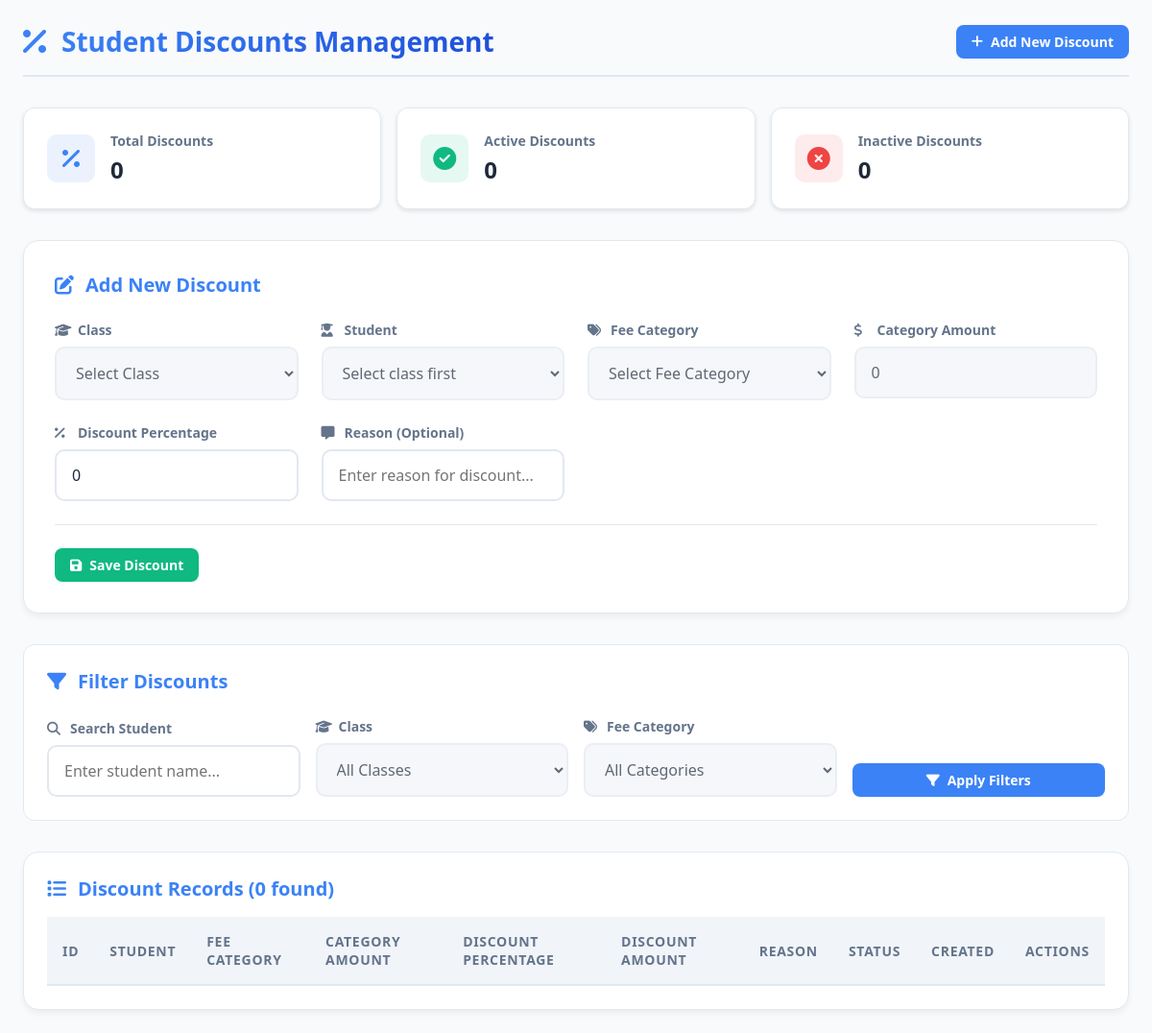
Page /views/admin/fees/student_discount.php (signed in) on the committed database.
### tables this page shows
CREATE TABLE `app_settings` (
  `id` int(11) NOT NULL,
  `app_name` varchar(150) DEFAULT 'Admin Panel',
  `logo_path` varchar(255) DEFAULT NULL,
  `show_type` enum('text','logo') DEFAULT 'text',
  `updated_at` timestamp NOT NULL DEFAULT current_timestamp() ON UPDATE current_timestamp(),
  `language_id` int(11) DEFAULT 1
);

### views/admin/fees/student_discount.php (the view, shortened to what this page needs)
<?php
require_once __DIR__ . '/../../../config/db.php';
$settings = $conn->query("SELECT language_id FROM app_settings ORDER BY id DESC LIMIT 1")->fetch_assoc();
$currentLangId = $settings['language_id'] ?? 1;
function t($key, $replacements = []) {
    global $translations, $currentLangId;
    $text = $translations[$currentLangId][$key] ?? $key;
    return $text;
}
$edit_id = 0;
$search = $_GET['search'] ?? '';
$discountsSql = "
SELECT sd.id, s.id AS student_id, s.name AS student_name, cs.class_id,
       fc.id AS fee_category_id, fc.name AS fee_category_name,
       sd.discount_percentage, sd.discount_amount, sd.reason, sd.active, sd.created_at,
       sf.amount AS category_amount
FROM student_discounts sd
JOIN students s ON s.id = sd.student_id
JOIN class_students cs ON cs.student_id = s.id
JOIN classes c ON c.id = cs.class_id
JOIN fee_categories fc ON fc.id = sd.fee_category_id
LEFT JOIN section_fees sf ON sf.fee_category_id = fc.id AND sf.section_id = c.section_id
WHERE 1
";
$totalRes = $conn->query($discountsSql);
$totalRows = $totalRes->num_rows;
?>
<!DOCTYPE html>
<html lang="<?= $currentLangId == 2 ? 'ar' : 'en' ?>"
      dir="<?= $currentLangId == 2 ? 'rtl' : 'ltr' ?>">
<head>
    <link rel="stylesheet" href="https://cdnjs.cloudflare.com/ajax/libs/font-awesome/6.4.0/css/all.min.css">
</head>
<body>
    <div class="container">
        <div class="header">
            <div class="header-title">
                <i class="fas fa-percentage"></i>
                <h1><?= t('page_title') ?></h1>
            </div>
            <div class="header-actions">
                <button class="btn btn-primary" onclick="window.scrollTo({top:0,behavior:'smooth'})">
                    <i class="fas fa-plus"></i> <?= t('add_new_discount') ?>
                </button>
            </div>
        </div>
        <div class="stats-cards">
            <?php
            $totalDiscounts = $conn->query("SELECT COUNT(*) as total FROM student_discounts")->fetch_assoc()['total'];
            $activeDiscounts = $conn->query("SELECT COUNT(*) as active FROM student_discounts WHERE active = 1")->fetch_assoc()['active'];
            $inactiveDiscounts = $totalDiscounts - $activeDiscounts;
            ?>
            <div class="stat-card fade-in">
                <div class="stat-icon total">
                    <i class="fas fa-percentage"></i>
                </div>
                <div class="stat-content">
                    <h3><?= t('total_discounts') ?></h3>
                    <div class="value"><?= $totalDiscounts ?></div>
                </div>
            </div>
            <div class="stat-card fade-in">
                <div class="stat-icon active">
                    <i class="fas fa-check-circle"></i>
                </div>
                <div class="stat-content">
                    <h3><?= t('active_discounts') ?></h3>
                    <div class="value"><?= $activeDiscounts ?></div>
                </div>
            </div>
            <div class="stat-card fade-in">
                <div class="stat-icon inactive">
                    <i class="fas fa-times-circle"></i>
                </div>
                <div class="stat-content">
                    <h3><?= t('inactive_discounts') ?></h3>
                    <div class="value"><?= $inactiveDiscounts ?></div>
                </div>
            </div>
        </div>
        <div class="form-section fade-in">
            <div class="section-title">
                <i class="fas fa-edit"></i>
                <span><?= $edit_id ? t('edit_discount') : t('add_new_discount_form') ?></span>
            </div>
            <form method="POST" id="discountForm">
                <div class="form-grid">
                    <div class="form-group">
                        <label for="class_id"><i class="fas fa-graduation-cap"></i> <?= t('class') ?></label>
                        <select name="class_id" id="class_id" class="form-control" onchange="updateStudentDropdown()" required>
                            <option value=""><?= t('select_class') ?></option>
                        </select>
                    </div>
                    <div class="form-group">
                        <label for="student_id"><i class="fas fa-user-graduate"></i> <?= t('student') ?></label>
                        <select name="student_id" id="student_id" class="form-control" required>
                            <option value=""><?= t('select_class_first') ?></option>
                        </select>
                    </div>
                    <div class="form-group">
                        <label for="fee_category_id"><i class="fas fa-tags"></i> <?= t('fee_category') ?></label>
                        <select name="fee_category_id" id="fee_category_id" class="form-control" onchange="updateCategoryAmount()" required>
                            <option value=""><?= t('select_fee_category') ?></option>
                        </select>
                    </div>
                    <div class="form-group">
                        <label for="category_amount"><i class="fas fa-dollar-sign"></i> <?= t('category_amount') ?></label>
                        <input type="text" id="category_amount" class="form-control" readonly value="0">
                    </div>
                    <div class="form-group">
                        <label for="discount_percentage"><i class="fas fa-percent"></i> <?= t('discount_percentage') ?></label>
                        <input type="number" step="0.01" name="discount_percentage" id="discount_percentage"
                               class="form-control" value="0" min="0" max="100" required>
                    </div>
                    <div class="form-group">
                        <label for="reason"><i class="fas fa-comment-alt"></i> <?= t('reason_optional') ?></label>
                        <input type="text" name="reason" id="reason" class="form-control"
                               placeholder="<?= t('reason_placeholder') ?>">
                    </div>
                </div>
                <div class="form-actions">
                    <button type="submit" class="btn btn-success">
                        <i class="fas fa-save"></i> <?= $edit_id ? t('update_discount') : t('save_discount') ?>
                    </button>
                </div>
            </form>
        </div>
        <div class="filter-section fade-in">
            <div class="section-title">
                <i class="fas fa-filter"></i>
                <span><?= t('filter_discounts') ?></span>
            </div>
            <form method="get" class="filter-grid">
                <div class="form-group">
                    <label for="search"><i class="fas fa-search"></i> <?= t('search_student') ?></label>
                    <input type="text" name="search" id="search" class="form-control"
                           placeholder="<?= t('search_placeholder') ?>" value="<?= htmlspecialchars($search) ?>">
                </div>
                <div class="form-group">
                    <label for="class"><i class="fas fa-graduation-cap"></i> <?= t('class') ?></label>
                    <select name="class" id="class" class="form-control">
                        <option value=""><?= t('all_classes') ?></option>
                    </select>
                </div>
                <div class="form-group">
                    <label for="category"><i class="fas fa-tags"></i> <?= t('fee_category') ?></label>
                    <select name="category" id="category" class="form-control">
                        <option value=""><?= t('all_categories') ?></option>
                    </select>
                </div>
                <div class="form-group">
                    <button type="submit" class="btn btn-primary">
                        <i class="fas fa-filter"></i> <?= t('apply_filters') ?>
                    </button>
                </div>
            </form>
        </div>
        <div class="table-container fade-in">
            <div class="section-title" style="margin-bottom: 1rem;">
                <i class="fas fa-list"></i>
                <span><?= t('discount_records') ?> (<?= $totalRows ?> <?= t('found') ?>)</span>
            </div>
            <table>
                <thead>
                    <tr>
                        <th><?= t('id') ?></th>
                        <th><?= t('student_name') ?></th>
                        <th><?= t('fee_category_name') ?></th>
                        <th><?= t('category_amount') ?></th>
                        <th><?= t('discount_percentage') ?></th>
                        <th><?= t('discount_amount') ?></th>
                        <th><?= t('reason') ?></th>
                        <th><?= t('status') ?></th>
                        <th><?= t('created') ?></th>
                        <th><?= t('actions') ?></th>
                    </tr>
                </thead>
            </table>
        </div>
    </div>
</body>
</html>

### rows in the picture
app_settings: language "Add New Discount", language "Total Discounts", language "Active Discounts", language "Inactive Discounts", language "Class", class_id "Select Class", language "Student", student_id "Select class first", language "Fee Category", fee_category_id "Select Fee Category", language "Category Amount", language "Discount Percentage", language "Reason (Optional)", reason "Enter reason for discount...", language "Save Discount", language "Filter Discounts", language "Search Student", search "Enter student name...", class "All Classes", category "All Categories", language "Apply Filters", language "Discount Records", language "found", language "ID", language "STUDENT", language "FEE CATEGORY", language "CATEGORY AMOUNT", language "DISCOUNT PERCENTAGE", language "DISCOUNT AMOUNT", language "REASON", language "STATUS", language "CREATED", language "ACTIONS"

### other values in the picture
$totalDiscounts "0"
$activeDiscounts "0"
$inactiveDiscounts "0"
$totalRows "0"
